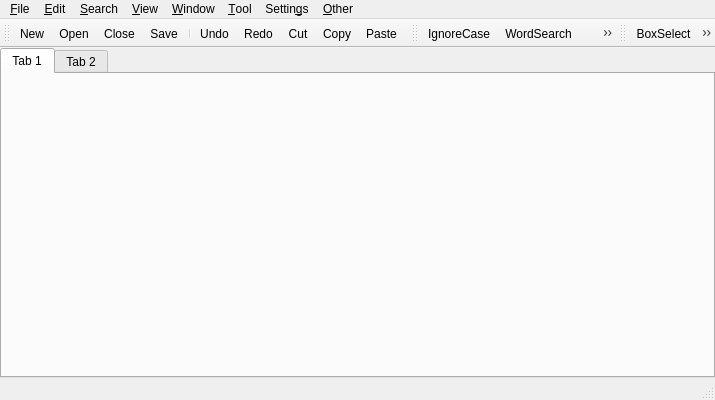
<?xml version="1.0" encoding="UTF-8"?>
<ui version="4.0">
 <class>MainWindowClass</class>
 <widget class="QMainWindow" name="MainWindowClass">
  <property name="geometry">
   <rect>
    <x>0</x>
    <y>0</y>
    <width>715</width>
    <height>400</height>
   </rect>
  </property>
  <property name="windowTitle">
   <string>MainWindow</string>
  </property>
  <widget class="QWidget" name="centralWidget">
   <layout class="QHBoxLayout" name="horizontalLayout">
    <property name="leftMargin">
     <number>0</number>
    </property>
    <property name="topMargin">
     <number>0</number>
    </property>
    <property name="rightMargin">
     <number>0</number>
    </property>
    <property name="bottomMargin">
     <number>0</number>
    </property>
    <item>
     <widget class="CTabWidget" name="tabWidget">
      <widget class="QWidget" name="tab">
       <attribute name="title">
        <string>Tab 1</string>
       </attribute>
      </widget>
      <widget class="QWidget" name="tab_2">
       <attribute name="title">
        <string>Tab 2</string>
       </attribute>
      </widget>
     </widget>
    </item>
   </layout>
  </widget>
  <widget class="QMenuBar" name="menuBar">
   <property name="geometry">
    <rect>
     <x>0</x>
     <y>0</y>
     <width>715</width>
     <height>22</height>
    </rect>
   </property>
   <widget class="QMenu" name="menu_File">
    <property name="title">
     <string>&amp;File</string>
    </property>
    <widget class="QMenu" name="menu_RecentFiles">
     <property name="title">
      <string>RecentFiles(&amp;1)</string>
     </property>
     <addaction name="separator"/>
    </widget>
    <widget class="QMenu" name="menu_FavoriteFiles">
     <property name="title">
      <string>&amp;FavoriteFiles</string>
     </property>
     <addaction name="action_AddCurrentFile"/>
     <addaction name="action_RemoveFile"/>
     <addaction name="separator"/>
    </widget>
    <widget class="QMenu" name="menu_Reload">
     <property name="title">
      <string>&amp;Reload</string>
     </property>
     <addaction name="action_Reload"/>
    </widget>
    <addaction name="action_NewWindow"/>
    <addaction name="action_New"/>
    <addaction name="action_Open"/>
    <addaction name="action_Close"/>
    <addaction name="action_Save"/>
    <addaction name="action_SaveAs"/>
    <addaction name="menu_Reload"/>
    <addaction name="action_cpp_h"/>
    <addaction name="separator"/>
    <addaction name="menu_RecentFiles"/>
    <addaction name="menu_FavoriteFiles"/>
    <addaction name="separator"/>
    <addaction name="action_eXit"/>
   </widget>
   <widget class="QMenu" name="menu_Edit">
    <property name="title">
     <string>&amp;Edit</string>
    </property>
    <addaction name="action_Undo"/>
    <addaction name="action_Redo"/>
    <addaction name="separator"/>
    <addaction name="action_Cut"/>
    <addaction name="action_Copy"/>
    <addaction name="action_Paste"/>
    <addaction name="action_SelectAll"/>
   </widget>
   <widget class="QMenu" name="menu_View">
    <property name="title">
     <string>&amp;View</string>
    </property>
    <widget class="QMenu" name="menu_ColorTheme">
     <property name="title">
      <string>&amp;ColorTheme</string>
     </property>
     <addaction name="separator"/>
    </widget>
    <addaction name="action_LineNumber"/>
    <addaction name="menu_ColorTheme"/>
   </widget>
   <widget class="QMenu" name="menu_Window">
    <property name="title">
     <string>&amp;Window</string>
    </property>
    <addaction name="action_NextTab"/>
    <addaction name="action_PrevTab"/>
    <addaction name="action_FormerFile"/>
   </widget>
   <widget class="QMenu" name="menu_Settings">
    <property name="title">
     <string>Settin&amp;gs</string>
    </property>
    <addaction name="action_TypeSettings"/>
    <addaction name="action_GlobalSettings"/>
    <addaction name="action_viCommand"/>
   </widget>
   <widget class="QMenu" name="menu_Other">
    <property name="title">
     <string>&amp;Other</string>
    </property>
    <addaction name="action_About_ViVi"/>
    <addaction name="action_Github"/>
   </widget>
   <widget class="QMenu" name="menu_Search">
    <property name="title">
     <string>&amp;Search</string>
    </property>
    <addaction name="action_Search"/>
    <addaction name="action_SearchCurWord"/>
    <addaction name="action_SearchForward"/>
    <addaction name="action_SearchBackward"/>
    <addaction name="action_IgnoreCase"/>
    <addaction name="action_WordSearch"/>
    <addaction name="action_RegExp"/>
    <addaction name="action_Incremental"/>
   </widget>
   <widget class="QMenu" name="menu_Tool">
    <property name="title">
     <string>&amp;Tool</string>
    </property>
    <addaction name="action_BoxSelect"/>
    <addaction name="action_KeisenMode"/>
   </widget>
   <addaction name="menu_File"/>
   <addaction name="menu_Edit"/>
   <addaction name="menu_Search"/>
   <addaction name="menu_View"/>
   <addaction name="menu_Window"/>
   <addaction name="menu_Tool"/>
   <addaction name="menu_Settings"/>
   <addaction name="menu_Other"/>
  </widget>
  <widget class="QToolBar" name="mainToolBar">
   <attribute name="toolBarArea">
    <enum>TopToolBarArea</enum>
   </attribute>
   <attribute name="toolBarBreak">
    <bool>false</bool>
   </attribute>
   <addaction name="action_New"/>
   <addaction name="action_Open"/>
   <addaction name="action_Close"/>
   <addaction name="action_Save"/>
   <addaction name="separator"/>
   <addaction name="action_Undo"/>
   <addaction name="action_Redo"/>
   <addaction name="action_Cut"/>
   <addaction name="action_Copy"/>
   <addaction name="action_Paste"/>
  </widget>
  <widget class="QToolBar" name="searchToolBar">
   <attribute name="toolBarArea">
    <enum>TopToolBarArea</enum>
   </attribute>
   <attribute name="toolBarBreak">
    <bool>false</bool>
   </attribute>
   <addaction name="action_IgnoreCase"/>
   <addaction name="action_WordSearch"/>
   <addaction name="action_RegExp"/>
   <addaction name="action_SearchForward"/>
   <addaction name="action_SearchBackward"/>
  </widget>
  <widget class="QToolBar" name="otherToolBar">
   <attribute name="toolBarArea">
    <enum>TopToolBarArea</enum>
   </attribute>
   <attribute name="toolBarBreak">
    <bool>false</bool>
   </attribute>
   <addaction name="action_BoxSelect"/>
   <addaction name="action_KeisenMode"/>
   <addaction name="action_TypeSettings"/>
   <addaction name="action_GlobalSettings"/>
   <addaction name="action_About_ViVi"/>
  </widget>
  <widget class="QStatusBar" name="statusBar"/>
  <action name="action_New">
   <property name="icon">
    <iconset resource="MainWindow.qrc">
     <normaloff>:/MainWindow/Resources/add_circle_outline.png</normaloff>:/MainWindow/Resources/add_circle_outline.png</iconset>
   </property>
   <property name="text">
    <string>&amp;New</string>
   </property>
   <property name="shortcut">
    <string>Ctrl+N</string>
   </property>
  </action>
  <action name="action_Open">
   <property name="icon">
    <iconset resource="MainWindow.qrc">
     <normaloff>:/MainWindow/Resources/folder_open.png</normaloff>:/MainWindow/Resources/folder_open.png</iconset>
   </property>
   <property name="text">
    <string>&amp;Open</string>
   </property>
   <property name="shortcut">
    <string>Ctrl+O</string>
   </property>
  </action>
  <action name="action_Close">
   <property name="icon">
    <iconset resource="MainWindow.qrc">
     <normaloff>:/MainWindow/Resources/close_circle_outline.png</normaloff>:/MainWindow/Resources/close_circle_outline.png</iconset>
   </property>
   <property name="text">
    <string>&amp;Close</string>
   </property>
   <property name="shortcut">
    <string>Ctrl+W</string>
   </property>
  </action>
  <action name="action_Undo">
   <property name="icon">
    <iconset resource="MainWindow.qrc">
     <normaloff>:/MainWindow/Resources/undo_black.png</normaloff>:/MainWindow/Resources/undo_black.png</iconset>
   </property>
   <property name="text">
    <string>&amp;Undo</string>
   </property>
   <property name="shortcut">
    <string>Ctrl+Z</string>
   </property>
  </action>
  <action name="action_Redo">
   <property name="icon">
    <iconset resource="MainWindow.qrc">
     <normaloff>:/MainWindow/Resources/redo_black.png</normaloff>:/MainWindow/Resources/redo_black.png</iconset>
   </property>
   <property name="text">
    <string>&amp;Redo</string>
   </property>
   <property name="shortcut">
    <string>Ctrl+R</string>
   </property>
  </action>
  <action name="action_Cut">
   <property name="icon">
    <iconset resource="MainWindow.qrc">
     <normaloff>:/MainWindow/Resources/cut.png</normaloff>:/MainWindow/Resources/cut.png</iconset>
   </property>
   <property name="text">
    <string>Cu&amp;t</string>
   </property>
   <property name="shortcut">
    <string>Ctrl+X</string>
   </property>
  </action>
  <action name="action_Copy">
   <property name="icon">
    <iconset resource="MainWindow.qrc">
     <normaloff>:/MainWindow/Resources/copy.png</normaloff>:/MainWindow/Resources/copy.png</iconset>
   </property>
   <property name="text">
    <string>&amp;Copy</string>
   </property>
   <property name="shortcut">
    <string>Ctrl+C</string>
   </property>
  </action>
  <action name="action_Paste">
   <property name="icon">
    <iconset resource="MainWindow.qrc">
     <normaloff>:/MainWindow/Resources/paste.png</normaloff>:/MainWindow/Resources/paste.png</iconset>
   </property>
   <property name="text">
    <string>&amp;Paste</string>
   </property>
   <property name="shortcut">
    <string>Ctrl+V</string>
   </property>
  </action>
  <action name="action_About_ViVi">
   <property name="icon">
    <iconset resource="MainWindow.qrc">
     <normaloff>:/MainWindow/Resources/info_black.png</normaloff>:/MainWindow/Resources/info_black.png</iconset>
   </property>
   <property name="text">
    <string>&amp;About ViVi</string>
   </property>
  </action>
  <action name="action_TypeSettings">
   <property name="icon">
    <iconset resource="MainWindow.qrc">
     <normaloff>:/MainWindow/Resources/settings.png</normaloff>:/MainWindow/Resources/settings.png</iconset>
   </property>
   <property name="text">
    <string>&amp;TypeSettings</string>
   </property>
   <property name="shortcut">
    <string>F8</string>
   </property>
  </action>
  <action name="action_GlobalSettings">
   <property name="icon">
    <iconset resource="MainWindow.qrc">
     <normaloff>:/MainWindow/Resources/build_black.png</normaloff>:/MainWindow/Resources/build_black.png</iconset>
   </property>
   <property name="text">
    <string>&amp;GlobalSettings</string>
   </property>
   <property name="shortcut">
    <string>Alt+F8</string>
   </property>
  </action>
  <action name="action_LineNumber">
   <property name="checkable">
    <bool>true</bool>
   </property>
   <property name="text">
    <string>&amp;LineNumber</string>
   </property>
  </action>
  <action name="action_eXit">
   <property name="icon">
    <iconset resource="MainWindow.qrc">
     <normaloff>:/MainWindow/Resources/power.png</normaloff>:/MainWindow/Resources/power.png</iconset>
   </property>
   <property name="text">
    <string>e&amp;Xit</string>
   </property>
  </action>
  <action name="action_RemoveFile">
   <property name="text">
    <string>RemoveFile(&amp;-)</string>
   </property>
  </action>
  <action name="action_NewWindow">
   <property name="icon">
    <iconset resource="MainWindow.qrc">
     <normaloff>:/MainWindow/Resources/new_window.png</normaloff>:/MainWindow/Resources/new_window.png</iconset>
   </property>
   <property name="text">
    <string>NewWindow</string>
   </property>
   <property name="shortcut">
    <string>Ctrl+Shift+N</string>
   </property>
  </action>
  <action name="action_Search">
   <property name="icon">
    <iconset resource="MainWindow.qrc">
     <normaloff>:/MainWindow/Resources/search.png</normaloff>:/MainWindow/Resources/search.png</iconset>
   </property>
   <property name="text">
    <string>&amp;Search</string>
   </property>
   <property name="shortcut">
    <string>Ctrl+F</string>
   </property>
  </action>
  <action name="action_SearchForward">
   <property name="icon">
    <iconset resource="MainWindow.qrc">
     <normaloff>:/MainWindow/Resources/search_forward.png</normaloff>:/MainWindow/Resources/search_forward.png</iconset>
   </property>
   <property name="text">
    <string>Search&amp;Forward</string>
   </property>
   <property name="shortcut">
    <string>F3</string>
   </property>
  </action>
  <action name="action_SearchBackward">
   <property name="icon">
    <iconset resource="MainWindow.qrc">
     <normaloff>:/MainWindow/Resources/search_backward.png</normaloff>:/MainWindow/Resources/search_backward.png</iconset>
   </property>
   <property name="text">
    <string>Search&amp;Backward</string>
   </property>
   <property name="shortcut">
    <string>Shift+F3</string>
   </property>
  </action>
  <action name="action_Save">
   <property name="icon">
    <iconset resource="MainWindow.qrc">
     <normaloff>:/MainWindow/Resources/save_black.png</normaloff>:/MainWindow/Resources/save_black.png</iconset>
   </property>
   <property name="text">
    <string>&amp;Save</string>
   </property>
   <property name="shortcut">
    <string>Ctrl+S</string>
   </property>
  </action>
  <action name="action_AddCurrentFile">
   <property name="text">
    <string>AddCurrentFile(&amp;@)</string>
   </property>
  </action>
  <action name="action_SaveAs">
   <property name="text">
    <string>Save&amp;As</string>
   </property>
  </action>
  <action name="action_SearchCurWord">
   <property name="text">
    <string>SearchCurWor&amp;d</string>
   </property>
   <property name="toolTip">
    <string>Search Current Word</string>
   </property>
   <property name="shortcut">
    <string>Ctrl+F3</string>
   </property>
  </action>
  <action name="action_Reload">
   <property name="text">
    <string>&amp;Reload</string>
   </property>
  </action>
  <action name="action_WordSearch">
   <property name="checkable">
    <bool>true</bool>
   </property>
   <property name="icon">
    <iconset resource="MainWindow.qrc">
     <normaloff>:/MainWindow/Resources/opt_word.png</normaloff>:/MainWindow/Resources/opt_word.png</iconset>
   </property>
   <property name="text">
    <string>&amp;WordSearch</string>
   </property>
  </action>
  <action name="action_SelectAll">
   <property name="text">
    <string>Select&amp;All</string>
   </property>
   <property name="shortcut">
    <string>Ctrl+A</string>
   </property>
  </action>
  <action name="action_NextTab">
   <property name="text">
    <string>&amp;NextTab</string>
   </property>
   <property name="shortcut">
    <string>Ctrl+T</string>
   </property>
  </action>
  <action name="action_PrevTab">
   <property name="text">
    <string>&amp;PrevTab</string>
   </property>
   <property name="shortcut">
    <string>Ctrl+Shift+Tab</string>
   </property>
  </action>
  <action name="action_KeisenMode">
   <property name="checkable">
    <bool>true</bool>
   </property>
   <property name="icon">
    <iconset resource="MainWindow.qrc">
     <normaloff>:/MainWindow/Resources/keisen.png</normaloff>:/MainWindow/Resources/keisen.png</iconset>
   </property>
   <property name="text">
    <string>&amp;KeisenMode</string>
   </property>
   <property name="shortcut">
    <string>Shift+F5</string>
   </property>
  </action>
  <action name="action_cpp_h">
   <property name="text">
    <string>cpp/.h fileOpen(&amp;\)</string>
   </property>
   <property name="shortcut">
    <string>Ctrl+\</string>
   </property>
  </action>
  <action name="action_FormerFile">
   <property name="text">
    <string>&amp;FormerFile</string>
   </property>
   <property name="shortcut">
    <string>Ctrl+^</string>
   </property>
  </action>
  <action name="action_IgnoreCase">
   <property name="checkable">
    <bool>true</bool>
   </property>
   <property name="icon">
    <iconset resource="MainWindow.qrc">
     <normaloff>:/MainWindow/Resources/opt_ic.png</normaloff>:/MainWindow/Resources/opt_ic.png</iconset>
   </property>
   <property name="text">
    <string>&amp;IgnoreCase</string>
   </property>
  </action>
  <action name="action_RegExp">
   <property name="checkable">
    <bool>true</bool>
   </property>
   <property name="icon">
    <iconset resource="MainWindow.qrc">
     <normaloff>:/MainWindow/Resources/opt_regexp.png</normaloff>:/MainWindow/Resources/opt_regexp.png</iconset>
   </property>
   <property name="text">
    <string>Reg&amp;Exp</string>
   </property>
  </action>
  <action name="action_BoxSelect">
   <property name="checkable">
    <bool>true</bool>
   </property>
   <property name="icon">
    <iconset resource="MainWindow.qrc">
     <normaloff>:/MainWindow/Resources/boxselect.png</normaloff>:/MainWindow/Resources/boxselect.png</iconset>
   </property>
   <property name="text">
    <string>&amp;BoxSelect</string>
   </property>
   <property name="shortcut">
    <string>F5</string>
   </property>
  </action>
  <action name="action_Incremental">
   <property name="checkable">
    <bool>true</bool>
   </property>
   <property name="text">
    <string>In&amp;cremental</string>
   </property>
  </action>
  <action name="action_viCommand">
   <property name="checkable">
    <bool>true</bool>
   </property>
   <property name="text">
    <string>&amp;viCommand</string>
   </property>
  </action>
  <action name="action_Github">
   <property name="text">
    <string>&amp;Github</string>
   </property>
  </action>
 </widget>
 <layoutdefault spacing="6" margin="11"/>
 <customwidgets>
  <customwidget>
   <class>CTabWidget</class>
   <extends>QTabWidget</extends>
   <header>CTabWidget.h</header>
   <container>1</container>
  </customwidget>
 </customwidgets>
 <resources>
  <include location="MainWindow.qrc"/>
 </resources>
 <connections/>
</ui>
